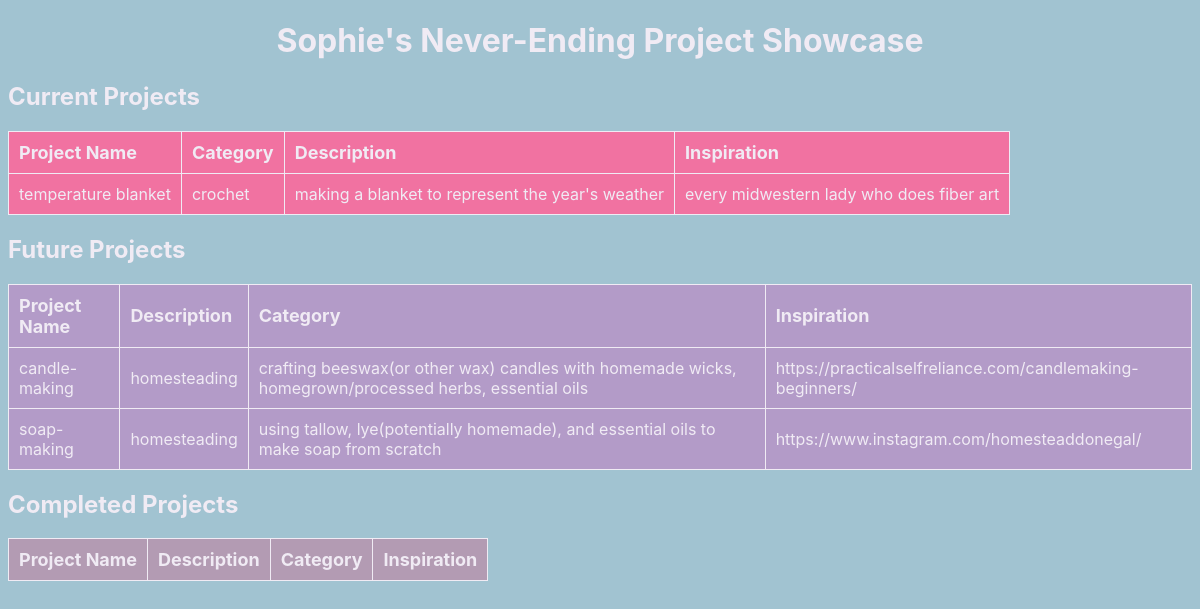
/projects_page/, run on an earlier commit of the app's database.
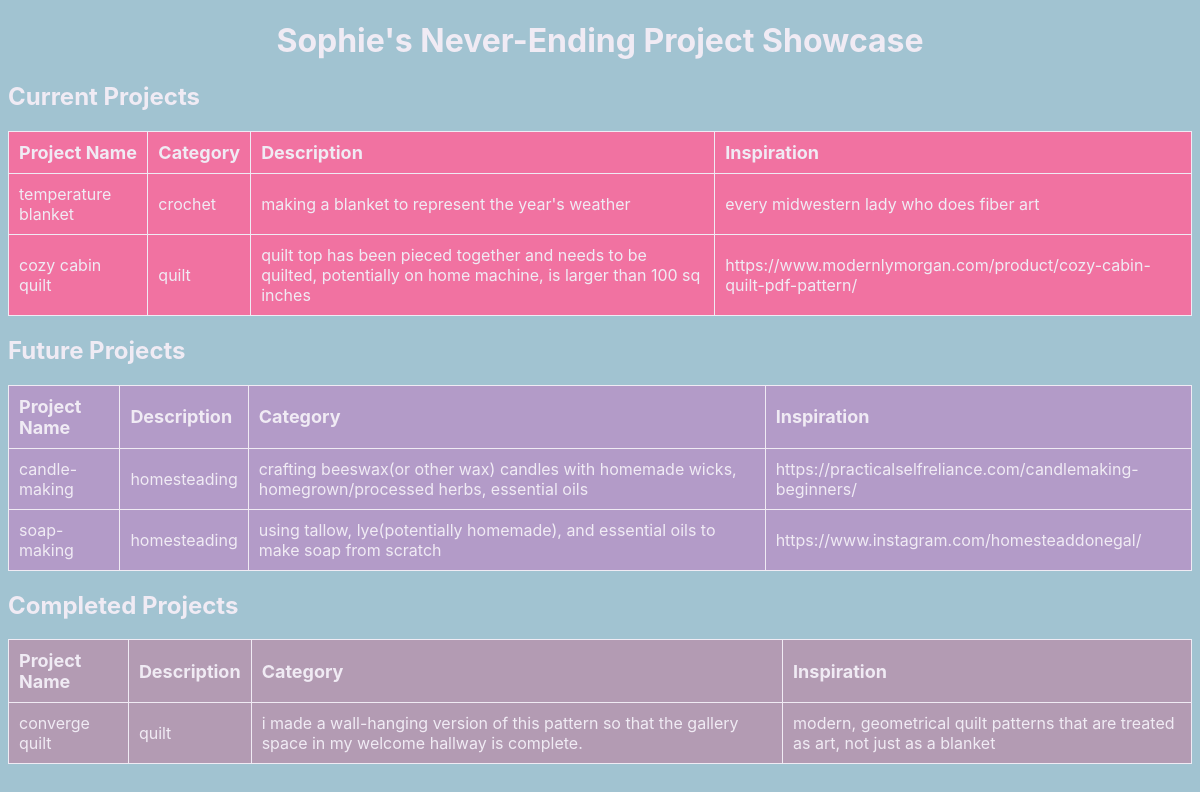
And on a later commit of the database.
### python/project_model.py (models this page shows)
class Project(Base):
    __tablename__ = 'projects'
    id = Column(Integer, primary_key=True, index=True)
    name = Column(String, index=True)
    category = Column(String, index=True)
    description = Column(String, index=True)
    inspiration = Column(String, index=True)
    completion_status = Column(String, index=True)

### python/main.py (the view)
@app.get("/projects_page/", response_class=HTMLResponse)
def get_all_projects(request: Request, db: Session = Depends(get_db)):
    projects = crud.get_all_projects(db)
    return TEMPLATES.TemplateResponse("table.html", {"request": request, "projects": projects})

### python/templates/table.html (shortened to what this page needs)
<!DOCTYPE html>
<html lang="en">
    <head>
        <h1 style="text-align: center;">{% block title %}Sophie's Never-Ending Project Showcase{% endblock %}</h1>
    </head>
    <body style="background: #a1c3d1; color: #f0ebf4; font-family: Inter, sans-serif;">
        <h2>Current Projects</h2>
        <table style="padding: 15px;text-align: left; background-color: #f172a1">
            <tr style="border: 1px solid ;color: #f0ebf4;">
              <th>Project Name</th>
              <th>Category</th>
              <th>Description</th>
              <th>Inspiration</th>
            </tr>
            {% for project in projects %}
                {%if project.completion_status == 'in-progress' %}
             <tr>
              <td>{{ project.name}}</td>
              <td>{{project.category}}</td>
              <td>{{project.description}}</td>
              <td>{{project.inspiration}}</td>
            </tr>
            {% endif %}
            {% endfor %}
          </table>
          <h2>Future Projects</h2>
          <table style="padding: 15px;text-align: left; border:1px, solid; background-color: #b39bc8;">
            <tr>
                <th>Project Name</th>
                <th>Description</th>
                <th>Category</th>
                <th>Inspiration</th>
            </tr>
            {% for project in projects %}
            {%if project.completion_status == 'future' %}
                <tr>
                  <td>{{ project.name}}</td>
                  <td>{{project.category}}</td>
                  <td>{{project.description}}</td>
                  <td>{{project.inspiration}}</td>
                </tr>
                {% endif %}
                {% endfor %}
          </table>
          <h2>Completed Projects</h2>
          <table style="padding: 15px;text-align: left; border:1px, solid; background-color: #b39bb3;">
            <tr>
                <th>Project Name</th>
                <th>Description</th>
                <th>Category</th>
                <th>Inspiration</th>
            </tr>
            {% for project in projects %}
            {%if project.completion_status == 'completed' %}
                <tr>
                  <td>{{ project.name}}</td>
                  <td>{{project.category}}</td>
                  <td>{{project.description}}</td>
                  <td>{{project.inspiration}}</td>
                </tr>
             {% endif %}
             {% endfor %}
          </table>
    </body>
</html>

### python/templates/table.html (style rules this page uses)
table { border-collapse: collapse; }
th, td { border: 1px solid #f0ebf4; padding: 10px }
th { font-weight: bold; font-size: large; }

What changed in the data, as far as the page shows it:
added Project: name "cozy cabin quilt", category "quilt", description "quilt top has been pieced together and needs to be quilted, potentially on home machine, is larger than 100 sq inches", inspiration "https://www.modernlymorgan.com/product/cozy-cabin-quilt-pdf-pattern/", shown under "Current Projects"
added Project: name "converge quilt", category "quilt", description "i made a wall-hanging version of this pattern so that the gallery space in my welcome hallway is complete.", inspiration "modern, geometrical quilt patterns that are treated as art, not just as a blanket", shown under "Completed Projects"
